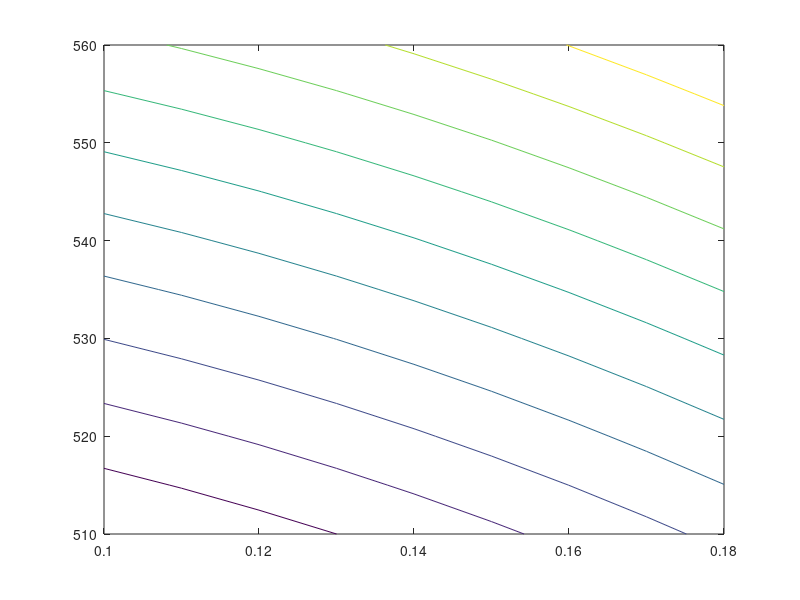

This figure's MATLAB source: (Note: this script raises an error after producing the figure.)

bbara=0.1:0.02/2:0.18;
Ra=510:10/2:560; Ra=flip(Ra);

[X,Y]=meshgrid(bbara,Ra);

Y(:,2:2:end)=flipud(Y(:,2:2:end));

x=reshape(X,[length(bbara)*length(Ra),1]);
y=reshape(Y,[length(bbara)*length(Ra),1]);

plot(x,y,'-x')

z=x.^2+y.^2*1e-6;
plot3(x,y,z);

X2=reshape(x,[length(Ra),length(bbara)]);
Y2=reshape(y,[length(Ra),length(bbara)]);
Z2=reshape(z,[length(Ra),length(bbara)]);

Y2(:,2:2:end)=flipud(Y2(:,2:2:end));
Z2(:,2:2:end)=flipud(Z2(:,2:2:end));

%%
contour(X2,Y2,Z2)

%%
z=z*0; ar0=z; ai0=z; omr0=z; ng=z;
save('xybbarRa.mat','x','y','z','ar0','ai0','omr0','ng');

%%

is=1; %global iterationindex on the curve
%%
is=is+1;
%%
% for is=5:8
    for is=81:99
%
a=load('xybbarRa.mat');
bbar=a.x(is); R=a.y(is);
fprintf("is: %d \t bbar: %f\t R: %f\n",is,bbar,R);

%
% clc;
% x=[0.25;-0.05];
% x=[0.2;0.2];
x=[0.2;-0.1];
if(is~=1), x=[a.ar0(is-1);a.ai0(is-1);]; end
xa=[x];
eps=1e-6;
zh=@(x,y) imagOmega(x,y,bbar,R);

%
for i=1:10

    zp=zh(x(1),x(2));
d2fdx2=(zh(x(1)+eps,x(2))-2*zp+zh(x(1)-eps,x(2)))/eps^2;
d2fdxdy=(zh(x(1)+eps,x(2)+eps)+zh(x(1)-eps,x(2)-eps)-zh(x(1)+eps,x(2)-eps)-zh(x(1)-eps,x(2)+eps))/eps^2/4;
d2fdy2=(zh(x(1),x(2)+eps)-2*zp+zh(x(1),x(2)-eps))/eps^2;

jac=[d2fdx2,d2fdxdy; d2fdxdy, d2fdy2];
g=[(zh(x(1)+eps,x(2))-zh(x(1)-eps,x(2)))/2/eps;(zh(x(1),x(2)+eps)-zh(x(1),x(2)-eps))/2/eps];
x=x-jac\g;
xa=[xa,x];
% det(jac)
% norm(g)

fprintf("i: %d ng: %1.3e det jac: %1.3e omega0i: %1.3e\n",i,norm(g),det(jac),zp);

if(norm(g)<1e-9), break; end

end

if(norm(g)>1e-5), error("no conv"); end
%
z=a.z; z(is)=zh(x(1),x(2)); 
ar0=a.ar0; ar0(is)=xa(1,end);
ai0=a.ai0; ai0(is)=xa(2,end);
omr0=a.omr0; 
ng=a.ng; ng(is)=norm(g);

x=a.x; y=a.y; 
save('xybbarRa.mat','x','y','z','ar0','ai0','omr0','ng');


end
%%

a=load('xybbarRa.mat');
% is=11;
plot3(a.y(1:is),a.x(1:is),a.z(1:is),'-x');
%%
X2=reshape(a.x,[length(Ra),length(bbara)]);
Y2=reshape(a.y,[length(Ra),length(bbara)]);
Z2=reshape(a.z,[length(Ra),length(bbara)]);

Y2(:,2:2:end)=flipud(Y2(:,2:2:end));
Z2(:,2:2:end)=flipud(Z2(:,2:2:end));

%%
 
contour(Y2,X2,Z2,20,'--'); hold on; colormap(hsv(8)); colorbar();
contour(Y2,X2,Z2,[0 0],'-k'); legend("$\omega_{0,i}$","$\omega_{0,i}=0$")

xlim([500 560]); title("Absolute stability map | $Re_c\approx510$")

xlabel("Re"); ylabel("$\bar{\beta}$")
fnts=10; jfm_plt_aid_comm;

%%
exportgraphics(gcf,"absinst.eps")
